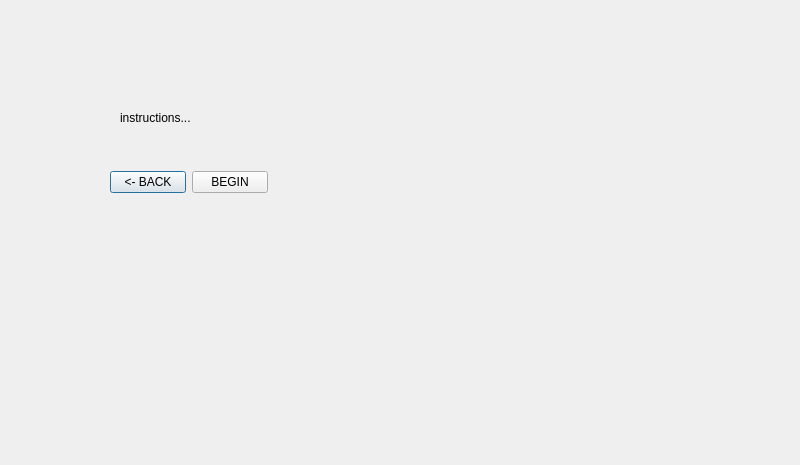
<?xml version="1.0" encoding="UTF-8"?>
<ui version="4.0">
 <class>acuityinstruc</class>
 <widget class="QDialog" name="acuityinstruc">
  <property name="geometry">
   <rect>
    <x>0</x>
    <y>0</y>
    <width>800</width>
    <height>465</height>
   </rect>
  </property>
  <property name="windowTitle">
   <string>Dialog</string>
  </property>
  <widget class="QLabel" name="label">
   <property name="geometry">
    <rect>
     <x>120</x>
     <y>110</y>
     <width>91</width>
     <height>16</height>
    </rect>
   </property>
   <property name="text">
    <string>instructions...</string>
   </property>
  </widget>
  <widget class="QWidget" name="layoutWidget">
   <property name="geometry">
    <rect>
     <x>110</x>
     <y>170</y>
     <width>158</width>
     <height>25</height>
    </rect>
   </property>
   <layout class="QHBoxLayout" name="horizontalLayout">
    <item>
     <widget class="QPushButton" name="ainstrucbakButton">
      <property name="text">
       <string>&lt;- BACK</string>
      </property>
     </widget>
    </item>
    <item>
     <widget class="QPushButton" name="ainstrucbegButton">
      <property name="text">
       <string>BEGIN</string>
      </property>
     </widget>
    </item>
   </layout>
  </widget>
 </widget>
 <resources/>
 <connections/>
</ui>
